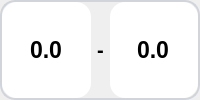
     <widget class="QWidget" name="widget_191" native="true">
      <layout class="QHBoxLayout" name="horizontalLayout_181" stretch="4">
       <property name="leftMargin">
        <number>0</number>
       </property>
       <property name="topMargin">
        <number>0</number>
       </property>
       <property name="rightMargin">
        <number>0</number>
       </property>
       <property name="bottomMargin">
        <number>0</number>
       </property>
       <item>
        <widget class="QWidget" name="widget_153" native="true">
         <property name="maximumSize">
          <size>
           <width>200</width>
           <height>16777215</height>
          </size>
         </property>
         <property name="styleSheet">
          <string notr="true">QWidget{
    border: 2px solid #D1D5DB;
    border-radius: 15px;
}
QWidget:focus {
    border: 2px solid #0B7EC8;
}
QDoubleSpinBox
{
    border: none;
}
QSpinBox
{
    border: none;
}</string>
         </property>
         <layout class="QHBoxLayout" name="horizontalLayout_236" stretch="1,0,1">
          <property name="leftMargin">
           <number>2</number>
          </property>
          <property name="topMargin">
           <number>2</number>
          </property>
          <property name="rightMargin">
           <number>2</number>
          </property>
          <property name="bottomMargin">
           <number>2</number>
          </property>
          <item>
           <widget class="QDoubleSpinBox" name="pressure_pv_a_5">
            <property name="sizePolicy">
             <sizepolicy hsizetype="Preferred" vsizetype="Preferred">
              <horstretch>0</horstretch>
              <verstretch>0</verstretch>
             </sizepolicy>
            </property>
            <property name="font">
             <font>
              <family>Segoe UI</family>
              <pointsize>17</pointsize>
              <weight>75</weight>
              <italic>false</italic>
              <bold>true</bold>
             </font>
            </property>
            <property name="styleSheet">
             <string notr="true"/>
            </property>
            <property name="wrapping">
             <bool>true</bool>
            </property>
            <property name="alignment">
             <set>Qt::AlignCenter</set>
            </property>
            <property name="readOnly">
             <bool>true</bool>
            </property>
            <property name="buttonSymbols">
             <enum>QAbstractSpinBox::NoButtons</enum>
            </property>
            <property name="prefix">
             <string/>
            </property>
            <property name="suffix">
             <string/>
            </property>
            <property name="decimals">
             <number>1</number>
            </property>
            <property name="maximum">
             <double>999.000000000000000</double>
            </property>
            <property name="value">
             <double>0.000000000000000</double>
            </property>
           </widget>
          </item>
          <item>
           <widget class="QLabel" name="label_90">
            <property name="font">
             <font>
              <family>Segoe UI</family>
              <pointsize>15</pointsize>
              <weight>75</weight>
              <bold>true</bold>
             </font>
            </property>
            <property name="styleSheet">
             <string notr="true">border: none;
</string>
            </property>
            <property name="text">
             <string>-</string>
            </property>
            <property name="alignment">
             <set>Qt::AlignCenter</set>
            </property>
           </widget>
          </item>
          <item>
           <widget class="QDoubleSpinBox" name="pressure_sv_a_5">
            <property name="sizePolicy">
             <sizepolicy hsizetype="Preferred" vsizetype="Preferred">
              <horstretch>0</horstretch>
              <verstretch>0</verstretch>
             </sizepolicy>
            </property>
            <property name="font">
             <font>
              <family>Segoe UI</family>
              <pointsize>17</pointsize>
              <weight>75</weight>
              <italic>false</italic>
              <bold>true</bold>
             </font>
            </property>
            <property name="styleSheet">
             <string notr="true"/>
            </property>
            <property name="wrapping">
             <bool>false</bool>
            </property>
            <property name="alignment">
             <set>Qt::AlignCenter</set>
            </property>
            <property name="readOnly">
             <bool>false</bool>
            </property>
            <property name="buttonSymbols">
             <enum>QAbstractSpinBox::NoButtons</enum>
            </property>
            <property name="prefix">
             <string/>
            </property>
            <property name="suffix">
             <string/>
            </property>
            <property name="decimals">
             <number>1</number>
            </property>
            <property name="maximum">
             <double>999.000000000000000</double>
            </property>
            <property name="value">
             <double>0.000000000000000</double>
            </property>
           </widget>
          </item>
         </layout>
        </widget>
       </item>
      </layout>
     </widget>
